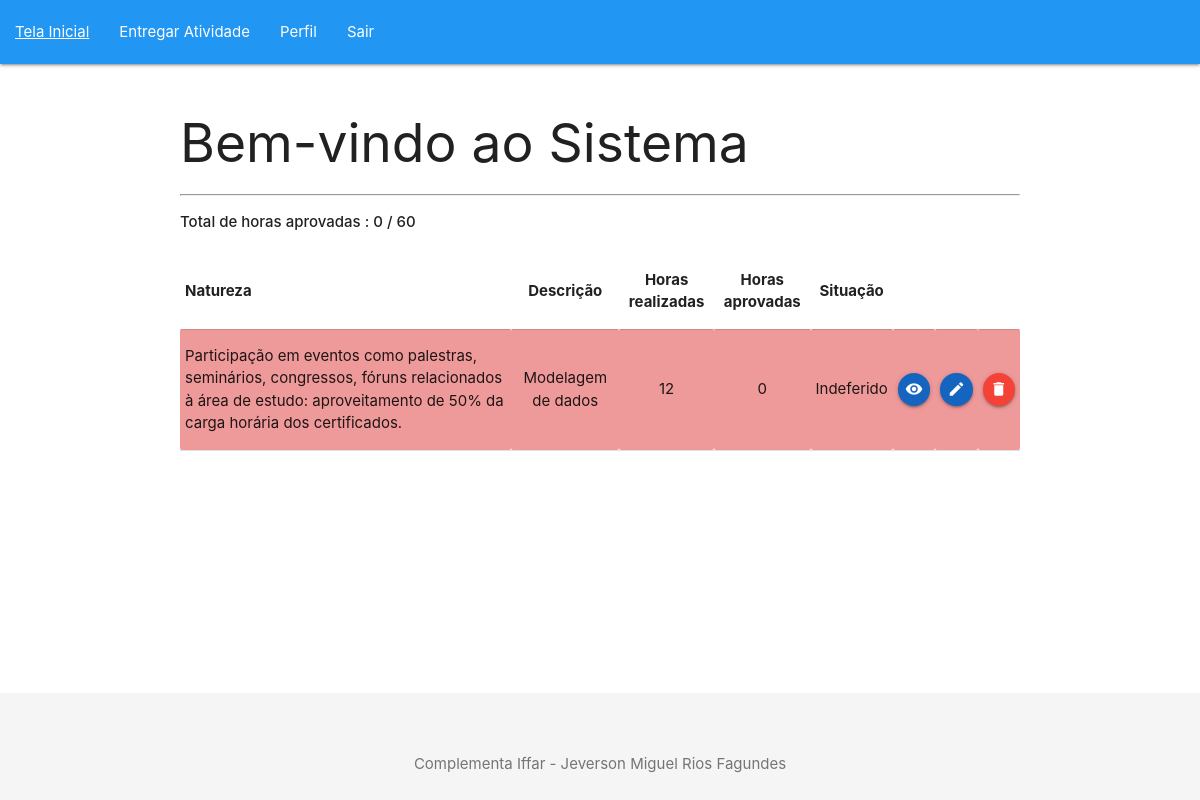
Page /inicialAluno.php (signed in) on the earlier database version.
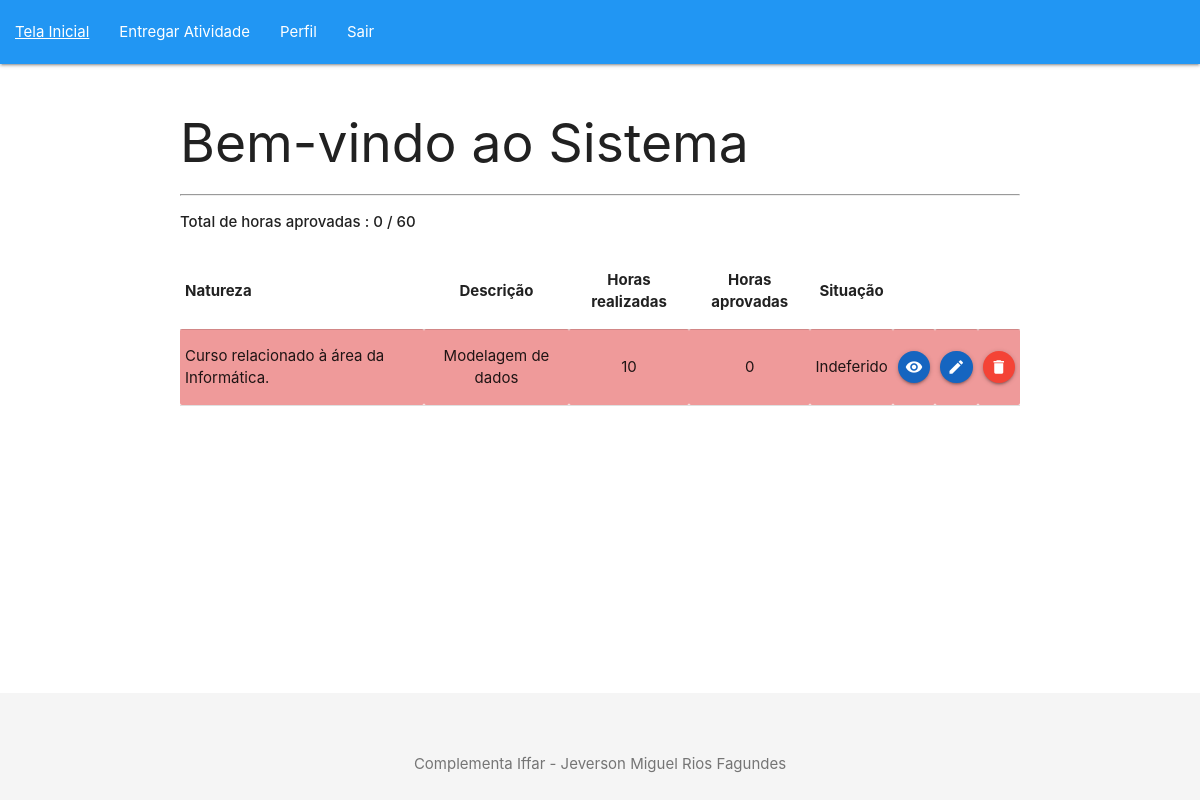
Same page on the later database version.
### tables this page shows
CREATE TABLE IF NOT EXISTS `entrega_atividade` (
  `id_entrega_atividade` int NOT NULL AUTO_INCREMENT,
  `titulo_certificado` varchar(255) DEFAULT NULL,
  `carga_horaria_certificado` int DEFAULT NULL,
  `certificado` varchar(255) DEFAULT NULL,
  `carga_horaria_aprovada` int DEFAULT NULL,
  `status` varchar(255) DEFAULT NULL,
  `id_aluno` int DEFAULT NULL,
  `caminho` varchar(255) NOT NULL,
  `id_atividade_complementar` int NOT NULL,
  `observacoes` text NOT NULL,
  PRIMARY KEY (`id_entrega_atividade`),
  KEY `fk_aluno_entrega_atividade` (`id_aluno`),
  KEY `fk_id_atividade_complementar` (`id_atividade_complementar`)
);

CREATE TABLE IF NOT EXISTS `curso` (
  `id_curso` int NOT NULL AUTO_INCREMENT,
  `nome_curso` varchar(255) NOT NULL,
  `carga_horaria` int NOT NULL,
  PRIMARY KEY (`id_curso`)
);

CREATE TABLE IF NOT EXISTS `atividade_complementar` (
  `id_atividade_complementar` int NOT NULL AUTO_INCREMENT,
  `natureza` int DEFAULT NULL,
  `descricao` text,
  `carga_horaria_maxima` int DEFAULT NULL,
  `id_curso` int DEFAULT NULL,
  PRIMARY KEY (`id_atividade_complementar`),
  KEY `fk_curso_atividade_complementar` (`id_curso`)
);

### conecta.php (called while the page is built, shortened)
<?php
function excutarSQL($mysql, $sql)
{
    $resultado = mysqli_query($mysql, $sql);
    return $resultado;
}

### inicialAluno.php (the view, shortened to what this page needs)
<?php
require_once "conecta.php";
$mysql = conectar();
$pastaDestino = "certificados/";
$sql = "SELECT
ac.descricao,
ac.natureza,
ac.id_atividade_complementar,
ea.id_entrega_atividade,
ea.titulo_certificado,
ea.carga_horaria_certificado,
ea.certificado,
ea.carga_horaria_aprovada,
ea.status,
ea.caminho,
ea.id_atividade_complementar,
ea.observacoes,
c.carga_horaria
FROM entrega_atividade ea
INNER JOIN atividade_complementar ac
ON ea.id_atividade_complementar = ac.id_atividade_complementar
INNER JOIN aluno a
ON a.id_aluno = ea.id_aluno
INNER JOIN curso c
ON a.id_curso AND c.id_curso = " . $_SESSION['aluno'][2] . "
WHERE
a.id_aluno = " . $_SESSION['aluno'][1];
$query = excutarSQL($mysql, $sql);
$quantidade = $query->num_rows;
?>
<!DOCTYPE html>
<html lang="pt-br">
<head>
    <link type="text/css" rel="stylesheet" href="materialize/css/materialize.min.css" media="screen,projection" />
</head>
<body>
    <main>
        <?php
        require_once "boasPraticas/headerNav.php";
        ?>
        <div class="container">
            <h2>Bem-vindo ao Sistema</h2>
            <hr>
            <?php
            if ($quantidade == 0) {
            ?>
                <h3>Minhas atividades complementares de curso.</h3>
                <p>Você não entregou nenhuma atividade complementar no sistema ainda!</p>
                <?php
            } else {
                $entrega = mysqli_fetch_all($query, MYSQLI_ASSOC);
                $sql_total_horas = "SELECT SUM(ea.carga_horaria_aprovada ) FROM entrega_atividade ea WHERE ea.status = 'Deferido' AND ea.id_aluno =" . $_SESSION['aluno'][1];
                $execucao_total_horas = excutarSQL($mysql, $sql_total_horas);
                $horas_totais_aprovadas = mysqli_fetch_assoc($execucao_total_horas);
                if ($horas_totais_aprovadas['SUM(ea.carga_horaria_aprovada )'] == 0) {
                    $quantidade_total_horas = 0;
                } else {
                    $quantidade_total_horas = $horas_totais_aprovadas['SUM(ea.carga_horaria_aprovada )'];
                }
                $imprimido = false;
                foreach ($entrega as $contagem_total) {
                    if (!$imprimido) {
                ?>
                        <p><strong>Total de horas aprovadas : <?php echo $quantidade_total_horas . " " . "/" . " " . $contagem_total['carga_horaria'] ?></strong></p>
                <?php
                        $imprimido = true;
                    }
                }
                ?>
                <table>
                    <thead>
                        <tr>
                            <th>Natureza</th>
                            <th class="teste">Descrição</th>
                            <th class="teste">Horas realizadas</th>
                            <th class="teste">Horas aprovadas</th>
                            <th class="teste">Situação</th>
                            <th class="teste" colspan="3"></th>
                        </tr>
                    </thead>
                    <tbody>
                        <?php
                        foreach ($entrega as $informacoes_entrega) {
                            if ($informacoes_entrega['status'] != "Em análise" or $informacoes_entrega['observacoes'] != "Sem observações") {
                                if ($informacoes_entrega['status'] == "Deferido") {
                                    echo "<tr class=\"#a5d6a7 green lighten-3\">";
                                    echo "<td>" . $informacoes_entrega['descricao'] . "</td>";
                                    echo "<td class=\"teste\">" . $informacoes_entrega['titulo_certificado'] . "</td>";
                                    echo "<td class=\"teste\">" . $informacoes_entrega['carga_horaria_certificado'] . "</td>";
                                    echo "<td class=\"teste\">" . $informacoes_entrega['carga_horaria_aprovada'] . "</td>";
                                    echo "<td class=\"teste\">" . $informacoes_entrega['status'] . "</td>";
                                    echo '<td> <a href="' . $pastaDestino . $informacoes_entrega['caminho'] . '" target="_blank" class="btn-floating btn-small waves-effect waves-light #1565c0 blue darken-3 modal-trigger"><i class="material-icons ">remove_red_eye</i></a> </td>';
                                    echo '<td> <a href="crudEntrega/formeditEntrega.php?id=' . $informacoes_entrega['id_entrega_atividade'] . '" class="btn-floating btn-small waves-effect waves-light #1565c0 blue darken-3 modal-trigger"><i class="material-icons ">create</i></a> </td>';
                                    echo '<td> <a href="#modal' . $informacoes_entrega['id_entrega_atividade'] . '" class="btn-floating btn-small waves-effect waves-light red modal-trigger"><i class="material-icons">delete</i></a> </td>';
                                    echo "</tr>";
                        ?>
                                    <div id="modal<?php echo $informacoes_entrega['id_entrega_atividade']; ?>" class="modal">
                                        <div class="modal-content">
                                            <h2> Atenção! </h2>
                                            <p>Você confirma a exclusão desta entrega : <?php echo $informacoes_entrega['titulo_certificado']; ?> ?</p>
                                        </div>
                                        <div class="modal-footer">
                                            <form action="crudEntrega/excluirEntrega.php" method="POST">
                                                <input type="hidden" name="id" value="<?php echo $informacoes_entrega['id_entrega_atividade']; ?>">
                                                <button type="submit" name="btn-deletar" class="modal-action modal-close waves-red btn red darken-1">
                                                    Excluir </button>
                                                <button type="button" name="btn-cancelar" class="modal-action modal-close  btn waves-light green">
                                                    Cancelar </button>
                                            </form>
                                        </div>
                                    </div>
                                <?php
                                } elseif ($informacoes_entrega['status'] == "Indeferido") {
                                    echo "<tr class=\"#ef9a9a red lighten-3\">";
                                    echo "<td>" . $informacoes_entrega['descricao'] . "</td>";
                                    echo "<td class=\"teste\">" . $informacoes_entrega['titulo_certificado'] . "</td>";
                                    echo "<td class=\"teste\">" . $informacoes_entrega['carga_horaria_certificado'] . "</td>";
                                    echo "<td class=\"teste\">" . $informacoes_entrega['carga_horaria_aprovada'] . "</td>";
                                    echo "<td class=\"teste\">" . $informacoes_entrega['status'] . "</td>";
                                    echo '<td> <a href="' . $pastaDestino . $informacoes_entrega['caminho'] . '" target="_blank" class="btn-floating btn-small waves-effect waves-light #1565c0 blue darken-3 modal-trigger"><i class="material-icons ">remove_red_eye</i></a> </td>';
                                    echo '<td> <a href="crudEntrega/formeditEntrega.php?id=' . $informacoes_entrega['id_entrega_atividade'] . '" class="btn-floating btn-small waves-effect waves-light #1565c0 blue darken-3 modal-trigger"><i class="material-icons ">create</i></a> </td>';
                                    echo '<td> <a href="#modal' . $informacoes_entrega['id_entrega_atividade'] . '" class="btn-floating btn-small waves-effect waves-light red modal-trigger"><i class="material-icons">delete</i></a> </td>';
                                    echo "</tr>";
                                ?>
                                <?php
                                }
                            }
                        }
                        ?>
                    </tbody>
                </table>
                <?php
                echo "<br>";
                ?>
            <?php
            }
            ?>
        </div>
    </main>
    <footer>
        <div class="container">
            <p>Complementa Iffar - Jeverson Miguel Rios Fagundes</p>
        </div>
    </footer>
</body>
</html>

### boasPraticas/headerNav.php (shortened to what this page needs)
<?php
$paginaCorrente = basename($_SERVER['SCRIPT_NAME']);
if (isset($_SESSION['aluno'])) {
?>
    <nav>
        <div class="nav-wrapper blue"> <a href="#" data-target="mobile" class="sidenav-trigger"> <i class="material-icons" style="color: black;">menu</i> </a>
            <ul id="nav-mobile" class="left hide-on-med-and-down">
                <li><a <?php if ($paginaCorrente == 'inicialAluno.php') {
                            echo 'style="text-decoration: underline;"';
                        } ?> href="/jeverson-tcc/inicialAluno.php">Tela Inicial</a></li>
                <li><a <?php if ($paginaCorrente == 'formcadEntrega.php') {
                            echo 'style="text-decoration: underline;"';
                        } ?> href="/jeverson-tcc/crudEntrega/formcadEntrega.php">Entregar Atividade</a></li>
                <li><a <?php if ($paginaCorrente == 'perfilAluno.php') {
                            echo 'style="text-decoration: underline;"';
                        } ?> href="/jeverson-tcc/crudAluno/perfilAluno.php">
                        Perfil</a></li>
                <li><a href="/jeverson-tcc/logout.php">Sair</a></li>
            </ul>
        </div>
    </nav>
    <?php
}
?>

### inicialAluno.php (style rules this page uses)
body { display: flex; flex-direction: column; min-height: 100vh; margin: 0; }
main { flex: 1 0 auto; }
.container { margin-top: 50px; }
table { margin-top: 20px; }
footer { background-color: #f5f5f5; padding: 10px 0; text-align: center; color: #757575; }
.teste { justify-content: center; text-align: center; }

Differences in the rows shown:
removed entrega_atividade: quantidade_total_horas "0", curso.carga_horaria "60", id_atividade_complementar.descricao "Participação em eventos como palestras, seminários, congressos, fóruns relacionados à área de estudo: aproveitamento de 50% da carga horária dos certificados.", titulo_certificado "Modelagem de dados", carga_horaria_certificado "12", carga_horaria_aprovada "0", status "Indeferido"
added entrega_atividade: quantidade_total_horas "0", curso.carga_horaria "60", id_atividade_complementar.descricao "Curso relacionado à área da Informática.", titulo_certificado "Modelagem de dados", carga_horaria_certificado "10", carga_horaria_aprovada "0", status "Indeferido"
